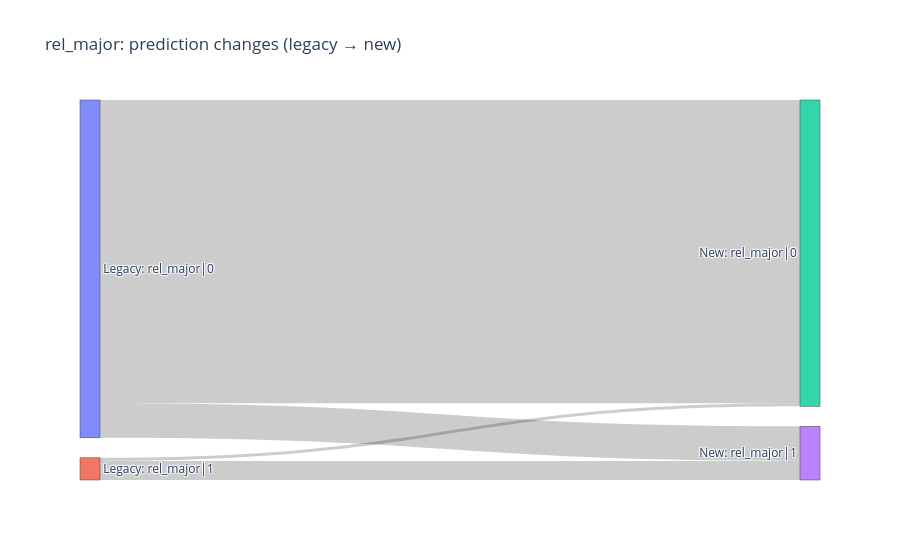

Source (notebook cell):
### Code cell
# Sankey diagram: flow of items from each legacy class to each new class.
flows = (
    rels.groupby(["rel_major_legacy", "rel_major_new"])
    .size()
    .reset_index(name="count")
)

total = flows["count"].sum()
legacy_totals = flows.groupby("rel_major_legacy")["count"].sum()
flows["pct_total"] = 100 * flows["count"] / total
flows["pct_legacy"] = flows.apply(
    lambda r: 100 * r["count"] / legacy_totals[r["rel_major_legacy"]], axis=1
)

classes = sorted(set(rels["rel_major_legacy"].dropna()) | set(rels["rel_major_new"].dropna()))

# Separate node sets for the two sides so matching labels appear on both.
labels = [f"Legacy: {c}" for c in classes] + [f"New: {c}" for c in classes]
legacy_nodes = {c: i for i, c in enumerate(classes)}
new_nodes = {c: i + len(classes) for i, c in enumerate(classes)}

fig = go.Figure(go.Sankey(
    node=dict(label=labels, pad=20, thickness=20),
    link=dict(
        source=[legacy_nodes[c] for c in flows["rel_major_legacy"]],
        target=[new_nodes[c] for c in flows["rel_major_new"]],
        value=flows["count"],
        customdata=flows[["pct_total", "pct_legacy"]].to_numpy(),
        hovertemplate=(
            "%{source.label} → %{target.label}<br>"
            "Count: %{value}<br>"
            "Of all records: %{customdata[0]:.1f}%<br>"
            "Of legacy class: %{customdata[1]:.1f}%"
            "<extra></extra>"
        ),
    ),
))
fig.update_layout(title_text="rel_major: prediction changes (legacy → new)", font_size=12)
fig.show()

### Figure 1 — Plotly figure (JSON) as saved in the notebook; plotly's stock layout.template omitted (floating-point values rounded to 4 significant figures)
{"data": [{"link": {"customdata": [[84.22, 89.76], [9.613, 10.24], [0.8618, 13.97], [5.305, 86.03]], "hovertemplate": "%{source.label} → %{target.label}<br>Count: %{value}<br>Of all records: %{customdata[0]:.1f}%<br>Of legacy class: %{customdata[1]:.1f}%<extra></extra>", "source": [0, 0, 1, 1], "target": [2, 3, 2, 3], "value": [112193, 12806, 1148, 7067]}, "node": {"label": ["Legacy: rel_major|0", "Legacy: rel_major|1", "New: rel_major|0", "New: rel_major|1"], "pad": 20, "thickness": 20}, "type": "sankey"}], "layout": {"font": {"size": 12}, "title": {"text": "rel_major: prediction changes (legacy → new)"}}}
